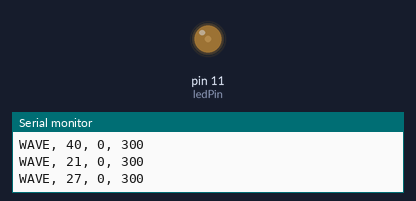
The sketch below on a simulated Arduino Uno, built with avr-gcc and run on an emulated ATmega328P. Parts: output pins drawn as LEDs (lit = HIGH), the last lines printed to the serial monitor. Random numbers use the default seed unless the sketch sets one.

Above: at 0.15 s.
At 13.65 s:
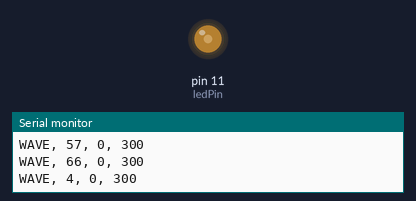
Timing chart, 0 to 40.0 s (numbered marks = the images above):
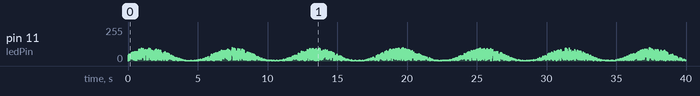

The sketch:

pointlights_fear1.ino
```cpp
enum ledStates {WAVE, /*INCREASE,*/ DECREASE,/*, STAY , */OFF /*ON*/}; // Here we make nicknames for the different states our program supports.
enum ledStates ledState; // We define 'ledState' as type ledStates'
enum ledStates previousLedState = ledState;

unsigned long startMillis;  //some global variables available anywhere in the program
unsigned long currentMillis;

int brightness = 0; // our main variable for setting the brightness of the LED
float velocity = 1.0; // the speed at which we change the brightness.
int ledPin = 11; // we use pin 11 for PWM
int p = 0; // use to keep track how often we plot
int plotFrequency = 3; // how often we plot, every Nth time.

void setup() {
  // put your setup code here, to run once:
  pinMode(ledPin, OUTPUT); // set ledPin as an output.
  Serial.begin(9600); // initiate the Serial monitor so we can use the Serial Plotter to graph our patterns
}

void loop() {
  // put your main code here, to run repeatedly:
  compose();
  delay(10);
  analogWrite(ledPin, brightness);
  currentMillis = millis(); //store the current time since the program started
}

void compose() {
  // this is a state machine which allows us to decouple the various operations from timed loops.
  // instead we just switch from state to state when particular conditions are met.
  // we switch states by calling the changeState() function.

  float rdm = random(1,100);
  float rdm2 = random(1,5);

  switch (ledState){

  /*case INCREASE:
    brightness = increase_brightness(brightness, 1);

    plot("INCREASING", brightness);

    if (brightness > 250){
      //ledState = WAVE;
      changeState(WAVE);
      }
    break;*/

  /*case DECREASE:
    brightness = decrease_brightness(brightness, 0.5);
    plot("DECREASING", brightness);
      if (brightness == 0){
      changeState(OFF);
      }
     break;*/

  case WAVE:
    plot("WAVE", brightness);

    brightness = sinewave(6000,rdm,rdm2); // you can tweak the parameters of the sinewave
    analogWrite(ledPin, brightness);

    /*if (currentMillis - startMillis >= 1000){ //change state after 5 secs by comparing the time elapsed since we last change state
      changeState(DECREASE);
      }*/
    break;

  /*case STAY:
    plot("STAY", brightness);
    brightness = brightness;
    break;

  case ON:
    plot("ON", brightness);
    brightness = 255;
    break;*/

  /*case OFF:
    plot("OFF", brightness);
    brightness = 0;
    if (currentMillis - startMillis >= 1000){
      changeState(WAVE);
      }
    break;*/
  }
}

void changeState(ledStates newState){
    // call to change state, will keep track of time since last state
    startMillis = millis();
    ledState = newState;
  }

void plot(char *state, int brightness){
    // use this function to plot a graph.
    // it will normalize the auto-scaling plotter

    if ((p % plotFrequency) == 0){
      Serial.print(state);
      Serial.print(", ");
      Serial.print(brightness);
      Serial.println(", 0, 300");
    }
    p++;
  }

int increase_brightness (int brightness, float velocity){
    return brightness = brightness + 1 * velocity;
  }

int decrease_brightness (int brightness, float velocity){
    return brightness = brightness - 1 * velocity;
  }

int sinewave(float duration, float amplitude, int offset){
    // Generate a sine oscillation, return a number.
    // In case you are using this for analogWrite, make sure the amplitude does not exceed 256
    float period = millis()/duration; // Duration in ms determines the wavelength.
    float midpoint = amplitude / 2; // set the midpoint of the wave at half the amplitude so there are no negative numbers
    int value = midpoint + midpoint * sin ( period * 2.0 * PI );
    value = value + offset; //offset allows you to move the wave up and down on the Y-axis. Should not exceed the value of amplitude to prevent clipping.
    return value;
  }
```
